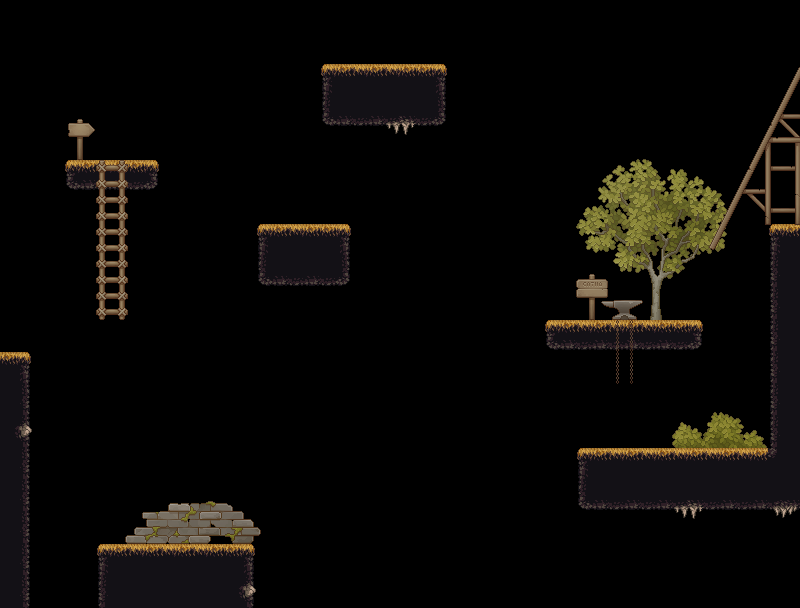

A 2D game scene composited from a Tiled map and its tileset images. What follows is a short description and the map's XML, with every tile layer's data as written:
An orthogonal 25x19 tile map with 32x32 px tiles, 4 tile layers (back, Ground, Decorations, Text), 10 tilesets and 8 objects.

<map version="1.10" tiledversion="1.12.2" orientation="orthogonal" renderorder="right-down" width="25" height="19" tilewidth="32" tileheight="32" infinite="0" nextlayerid="10" nextobjectid="65">
 <editorsettings>
  <export target="room2.lua" format="lua" />
 </editorsettings>
 <tileset firstgid="1" name="Floor Tiles2" tilewidth="32" tileheight="32" tilecount="162" columns="9">
  <image source="../assets/tilesets/Floor Tiles2.png" width="288" height="576" />
 </tileset>
 <tileset firstgid="163" name="Other Tiles2" tilewidth="32" tileheight="32" tilecount="63" columns="9">
  <image source="../assets/tilesets/Other Tiles2.png" width="288" height="224" />
 </tileset>
 <tileset firstgid="226" name="ground" tilewidth="32" tileheight="32" tilecount="64" columns="8">
  <image source="../assets/tilesets/ground.png" width="256" height="256" />
 </tileset>
 <tileset firstgid="290" name="House Tiles" tilewidth="32" tileheight="32" tilecount="98" columns="14">
  <image source="../assets/tilesets/House Tiles.png" width="448" height="224" />
 </tileset>
 <tileset firstgid="388" name="TX Tileset Ground" tilewidth="32" tileheight="32" tilecount="256" columns="16">
  <image source="../assets/tilesets/TX Tileset Ground.png" width="512" height="512" />
 </tileset>
 <tileset firstgid="644" name="TX Village Props" tilewidth="32" tileheight="32" tilecount="1024" columns="32">
  <image source="../assets/tilesets/TX Village Props.png" width="1024" height="1024" />
 </tileset>
 <tileset firstgid="1668" name="Small Tent" tilewidth="32" tileheight="32" tilecount="4" columns="2">
  <image source="../assets/tilesets/Small Tent.png" width="64" height="64" />
 </tileset>
 <tileset firstgid="1672" name="Large Pine Tree" tilewidth="32" tileheight="32" tilecount="20" columns="4">
  <image source="../assets/tilesets/Large Pine Tree.png" width="128" height="176" />
 </tileset>
 <tileset firstgid="1692" name="Angel Statue" tilewidth="32" tileheight="32" tilecount="4" columns="2">
  <image source="../assets/tilesets/Angel Statue.png" width="64" height="64" />
 </tileset>
 <tileset firstgid="1696" name="Large Tent" tilewidth="32" tileheight="32" tilecount="12" columns="3">
  <image source="../assets/tilesets/Large Tent.png" width="96" height="128" />
 </tileset>
 <layer id="9" name="back" width="25" height="19">
  <data encoding="csv">
0,0,0,0,0,0,0,0,0,0,0,0,0,0,0,0,0,0,0,0,0,0,0,0,0,
0,0,0,0,0,0,0,0,0,0,0,0,0,0,0,0,0,0,0,0,0,0,0,0,0,
0,0,0,0,0,0,0,0,0,0,0,0,0,0,0,0,0,0,0,0,0,0,0,0,0,
0,0,0,0,0,0,0,0,0,0,0,0,0,0,0,0,0,0,0,0,0,0,0,0,0,
0,0,0,0,0,0,0,0,0,0,0,0,0,0,0,0,0,0,1086,1087,1088,1089,1090,0,0,
0,0,0,0,0,0,0,0,0,0,0,0,0,0,0,0,0,0,1118,1119,1120,1121,1122,0,0,
0,0,0,0,0,0,0,0,0,0,0,0,0,0,0,0,0,0,1150,1151,1152,1153,1154,0,0,
0,0,0,0,0,0,0,0,0,0,0,0,0,0,0,0,0,0,1182,1183,1184,1185,1186,0,0,
0,0,0,0,0,0,0,0,0,0,0,0,0,0,0,0,0,0,1214,1215,1216,1217,1218,0,0,
730,0,0,0,0,0,0,0,0,0,0,0,0,0,0,0,0,0,1246,1247,1248,1249,1250,0,0,
730,0,0,0,0,0,0,0,0,0,0,0,0,0,0,0,0,0,0,0,0,0,0,0,0,
0,0,0,0,0,0,0,0,0,0,0,0,0,0,0,0,0,0,0,0,0,0,0,0,0,
0,0,0,0,0,0,0,0,0,0,0,0,0,0,0,0,0,0,0,0,0,0,1218,0,0,
0,0,0,0,0,0,0,0,0,0,0,0,0,0,0,0,0,0,0,0,0,0,1250,0,0,
0,0,0,0,0,0,0,0,0,0,0,0,0,0,0,0,0,0,0,0,0,0,0,0,0,
0,0,0,0,0,0,0,0,0,0,0,0,0,0,0,0,0,0,0,0,0,0,0,0,0,
0,0,0,0,0,0,0,0,0,0,0,0,0,0,0,0,0,0,0,0,0,0,0,0,0,
0,0,0,0,0,0,0,0,0,0,0,0,0,0,0,0,0,0,0,0,0,0,0,0,0,
0,0,0,0,0,0,0,0,0,0,0,0,0,0,0,0,0,0,0,0,0,0,0,0,0
</data>
 </layer>
 <layer id="1" name="Ground" width="25" height="19">
  <data encoding="csv">
0,0,0,0,0,0,0,0,0,0,0,0,0,0,0,0,0,0,0,0,0,0,0,0,0,
0,0,0,0,0,0,0,0,0,0,0,0,0,0,0,0,0,0,0,0,0,0,0,0,0,
0,0,0,0,0,0,0,0,0,0,55,56,56,57,0,0,0,0,0,0,0,0,0,0,0,
0,0,0,0,0,0,0,0,0,0,73,74,89,75,0,0,0,0,0,0,0,0,0,0,0,
0,0,0,0,0,0,0,0,0,0,0,0,98,0,0,0,0,0,0,0,0,0,0,0,0,
0,0,106,107,108,0,0,0,0,0,0,0,0,0,0,0,0,0,0,0,0,0,0,0,0,
0,0,0,0,0,0,0,0,0,0,0,0,0,0,0,0,0,0,0,0,0,0,0,0,0,
0,0,0,0,0,0,0,0,55,56,57,0,0,0,0,0,0,0,0,0,0,0,0,0,55,
0,0,0,0,0,0,0,0,73,74,75,0,0,0,0,0,0,0,0,0,0,0,0,0,72,
0,0,0,0,0,0,0,0,0,0,0,0,0,0,0,0,0,0,0,0,0,0,0,0,72,
808,0,0,0,0,0,0,0,0,0,0,0,0,0,0,0,0,106,107,107,107,108,0,0,72,
57,0,0,0,0,0,0,0,0,0,0,0,0,0,0,0,0,0,0,0,0,0,0,0,72,
12,0,0,0,0,0,0,0,0,0,0,0,0,0,0,0,0,0,0,0,0,0,0,0,72,
96,0,0,0,0,0,0,0,0,0,0,0,0,0,0,0,0,0,0,0,0,0,0,0,72,
12,0,0,0,0,0,0,0,0,0,0,0,0,0,0,0,0,0,55,56,56,56,56,56,27,
12,0,0,0,0,0,0,0,0,0,0,0,0,0,0,0,0,0,73,74,74,89,74,74,90,
12,0,0,0,0,0,0,0,0,0,0,0,0,0,0,0,0,0,0,0,0,98,0,0,99,
12,0,0,55,56,56,56,57,0,0,0,0,0,0,0,0,0,0,0,0,0,0,0,0,0,
12,0,0,10,11,11,11,96,0,0,0,0,0,0,0,0,0,0,0,0,0,0,0,0,0
</data>
 </layer>
 <layer id="7" name="Decorations" width="25" height="19">
  <data encoding="csv">
0,0,0,0,0,0,0,0,0,0,0,0,0,0,0,0,0,0,0,0,0,0,0,0,0,
0,0,0,0,0,0,0,0,0,0,0,0,0,0,0,0,0,0,0,0,0,0,0,0,0,
0,0,0,0,0,0,0,0,0,0,0,0,0,0,0,0,0,0,0,0,0,0,1472,1473,1474,
0,0,656,0,0,0,0,0,0,0,0,0,0,0,0,0,0,0,0,0,0,0,1504,1505,1506,
0,0,688,0,0,0,0,0,0,0,0,0,0,0,0,0,0,0,0,0,0,0,1536,1537,1538,
0,0,0,1134,0,0,0,0,0,0,0,0,0,0,0,0,0,0,0,0,0,0,1568,1569,1570,
0,0,0,1166,0,0,0,0,0,0,0,0,0,0,0,0,0,0,0,0,0,0,1600,1601,1602,
0,0,0,1166,0,0,0,0,0,0,0,0,0,0,0,0,0,0,0,0,0,0,1632,1633,1634,
0,0,0,1166,0,0,0,0,0,0,0,0,0,0,0,0,0,0,659,0,992,0,0,0,0,
0,0,0,1198,0,0,0,0,0,0,0,0,0,0,0,0,0,0,691,0,0,0,0,0,0,
0,0,0,0,0,0,0,0,0,0,0,0,0,0,0,0,0,0,0,1421,0,0,0,0,0,
0,0,0,0,0,0,0,0,0,0,0,0,0,0,0,0,0,0,0,1421,0,0,0,0,0,
0,0,0,0,0,0,1673,0,0,0,0,0,0,0,0,0,0,0,0,0,0,1206,1207,1208,0,
0,0,0,0,0,0,0,0,0,0,0,0,0,0,0,0,0,0,0,0,0,1238,1239,1240,0,
0,0,0,0,0,0,0,0,0,0,0,0,0,0,0,0,0,0,0,0,0,0,0,0,0,
0,0,0,1274,0,1276,1277,1278,1279,0,0,0,0,0,0,0,0,0,0,0,0,0,0,0,0,
0,0,0,1306,1307,1308,1309,1310,1311,0,0,0,0,0,0,0,0,0,0,0,0,0,0,0,0,
0,0,0,0,0,0,0,0,0,0,0,0,0,0,0,0,0,0,0,0,0,0,0,0,0,
0,0,0,0,0,0,0,0,0,0,0,0,0,0,0,0,0,0,0,0,0,0,0,0,0
</data>
 </layer>
 <layer id="8" name="Text" width="25" height="19">
  <data encoding="csv">
0,0,0,0,0,0,0,0,0,0,0,0,0,0,0,0,0,0,0,0,0,0,0,0,0,
0,0,0,0,0,0,0,0,0,0,0,0,0,0,0,0,0,0,0,0,0,0,0,0,0,
0,0,0,0,0,0,0,0,0,0,0,0,0,0,0,0,0,0,0,0,0,0,0,0,0,
0,0,0,0,0,0,0,0,0,0,0,0,0,0,0,0,0,0,0,0,0,0,0,0,0,
0,0,0,0,0,0,0,0,0,0,0,0,0,0,0,0,0,0,0,0,0,0,0,0,0,
0,0,0,0,0,0,0,0,0,0,0,0,0,0,0,0,0,0,0,0,0,0,0,0,0,
0,0,0,0,0,0,0,0,0,0,0,0,0,0,0,0,0,0,0,0,0,0,0,0,0,
0,0,0,0,0,0,0,0,0,0,0,0,0,0,0,0,0,0,0,0,0,0,0,0,0,
0,0,0,0,0,0,0,0,0,0,0,0,0,0,0,0,0,0,660,0,0,0,0,0,0,
0,0,0,0,0,0,0,0,0,0,0,0,0,0,0,0,0,0,830,831,832,0,0,0,0,
0,0,0,0,0,0,0,0,0,0,0,0,0,0,0,0,0,0,0,0,0,0,0,0,0,
0,0,0,0,0,0,0,0,0,0,0,0,0,0,0,0,0,0,0,0,0,0,0,0,0,
0,0,0,0,0,0,0,0,0,0,0,0,0,0,0,0,0,0,0,0,0,0,0,0,0,
0,0,0,0,0,0,0,0,0,0,0,0,0,0,0,0,0,0,0,0,0,0,0,0,0,
0,0,0,0,0,0,0,0,0,0,0,0,0,0,0,0,0,0,0,0,0,0,0,0,0,
0,0,0,0,0,0,0,0,0,0,0,0,0,0,0,0,0,0,0,0,0,0,0,0,0,
0,0,0,0,0,0,0,0,0,0,0,0,0,0,0,0,0,0,0,0,0,0,0,0,0,
0,0,0,0,0,0,0,0,0,0,0,0,0,0,0,0,0,0,0,0,0,0,0,0,0,
0,0,0,0,0,0,0,0,0,0,0,0,0,0,0,0,0,0,0,0,0,0,0,0,0
</data>
 </layer>
 <objectgroup id="3" name="Collisions" visible="0">
  <object id="51" x="767.5" y="224.5" width="32.5" height="256.5" />
  <object id="53" x="255.75" y="224" width="95.75" height="32.25" />
  <object id="56" x="320" y="64" width="127.5" height="31.5" />
  <object id="58" x="64.25" y="160" width="95.5" height="31.75" />
  <object id="59" x="95.3333" y="545.333" width="159.333" height="61.3333" />
  <object id="60" x="576.318" y="447.5" width="223.682" height="32.5" />
  <object id="61" x="544" y="320" width="160.5" height="31.5" />
  <object id="63" x="0" y="352.25" width="31.75" height="255.5" />
 </objectgroup>
</map>
